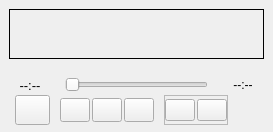
                          <widget class="QFrame" name="frame_container_media">
                           <property name="minimumSize">
                            <size>
                             <width>0</width>
                             <height>0</height>
                            </size>
                           </property>
                           <property name="frameShape">
                            <enum>QFrame::NoFrame</enum>
                           </property>
                           <property name="frameShadow">
                            <enum>QFrame::Raised</enum>
                           </property>
                           <layout class="QVBoxLayout" name="verticalLayout_12">
                            <property name="spacing">
                             <number>5</number>
                            </property>
                            <property name="leftMargin">
                             <number>0</number>
                            </property>
                            <property name="topMargin">
                             <number>0</number>
                            </property>
                            <property name="rightMargin">
                             <number>0</number>
                            </property>
                            <property name="bottomMargin">
                             <number>0</number>
                            </property>
                            <item>
                             <widget class="QScrollArea" name="scrollArea">
                              <property name="statusTip">
                               <string>Window show result image</string>
                              </property>
                              <property name="styleSheet">
                               <string notr="true"/>
                              </property>
                              <property name="frameShape">
                               <enum>QFrame::NoFrame</enum>
                              </property>
                              <property name="widgetResizable">
                               <bool>true</bool>
                              </property>
                              <widget class="QWidget" name="scrollAreaWidgetContents_5">
                               <property name="geometry">
                                <rect>
                                 <x>0</x>
                                 <y>0</y>
                                 <width>838</width>
                                 <height>738</height>
                                </rect>
                               </property>
                               <layout class="QHBoxLayout" name="horizontalLayout_8">
                                <item>
                                 <widget class="QLabel" name="label_result">
                                  <property name="minimumSize">
                                   <size>
                                    <width>0</width>
                                    <height>0</height>
                                   </size>
                                  </property>
                                  <property name="maximumSize">
                                   <size>
                                    <width>700</width>
                                    <height>170</height>
                                   </size>
                                  </property>
                                  <property name="frameShape">
                                   <enum>QFrame::Box</enum>
                                  </property>
                                  <property name="text">
                                   <string/>
                                  </property>
                                  <property name="scaledContents">
                                   <bool>true</bool>
                                  </property>
                                 </widget>
                                </item>
                               </layout>
                              </widget>
                             </widget>
                            </item>
                            <item>
                             <widget class="QFrame" name="frame_video_controller">
                              <property name="maximumSize">
                               <size>
                                <width>16777215</width>
                                <height>60</height>
                               </size>
                              </property>
                              <property name="styleSheet">
                               <string notr="true"/>
                              </property>
                              <property name="frameShape">
                               <enum>QFrame::NoFrame</enum>
                              </property>
                              <property name="frameShadow">
                               <enum>QFrame::Raised</enum>
                              </property>
                              <layout class="QHBoxLayout" name="horizontalLayout_18">
                               <property name="spacing">
                                <number>5</number>
                               </property>
                               <property name="leftMargin">
                                <number>0</number>
                               </property>
                               <property name="topMargin">
                                <number>0</number>
                               </property>
                               <property name="rightMargin">
                                <number>0</number>
                               </property>
                               <property name="bottomMargin">
                                <number>5</number>
                               </property>
                               <item>
                                <widget class="QFrame" name="frame_28">
                                 <property name="frameShape">
                                  <enum>QFrame::NoFrame</enum>
                                 </property>
                                 <property name="frameShadow">
                                  <enum>QFrame::Raised</enum>
                                 </property>
                                 <layout class="QVBoxLayout" name="verticalLayout_10">
                                  <property name="spacing">
                                   <number>0</number>
                                  </property>
                                  <property name="leftMargin">
                                   <number>0</number>
                                  </property>
                                  <property name="topMargin">
                                   <number>2</number>
                                  </property>
                                  <property name="rightMargin">
                                   <number>5</number>
                                  </property>
                                  <property name="bottomMargin">
                                   <number>0</number>
                                  </property>
                                  <item>
                                   <widget class="QFrame" name="frame_25">
                                    <property name="minimumSize">
                                     <size>
                                      <width>0</width>
                                      <height>20</height>
                                     </size>
                                    </property>
                                    <property name="maximumSize">
                                     <size>
                                      <width>16777215</width>
                                      <height>20</height>
                                     </size>
                                    </property>
                                    <property name="frameShape">
                                     <enum>QFrame::NoFrame</enum>
                                    </property>
                                    <property name="frameShadow">
                                     <enum>QFrame::Raised</enum>
                                    </property>
                                    <layout class="QHBoxLayout" name="horizontalLayout_19">
                                     <property name="spacing">
                                      <number>10</number>
                                     </property>
                                     <property name="leftMargin">
                                      <number>5</number>
                                     </property>
                                     <property name="topMargin">
                                      <number>0</number>
                                     </property>
                                     <property name="rightMargin">
                                      <number>0</number>
                                     </property>
                                     <property name="bottomMargin">
                                      <number>0</number>
                                     </property>
                                     <item>
                                      <widget class="QLabel" name="label_curent_time">
                                       <property name="minimumSize">
                                        <size>
                                         <width>50</width>
                                         <height>0</height>
                                        </size>
                                       </property>
                                       <property name="maximumSize">
                                        <size>
                                         <width>16777215</width>
                                         <height>16777215</height>
                                        </size>
                                       </property>
                                       <property name="font">
                                        <font>
                                         <family>Segoe UI</family>
                                         <pointsize>10</pointsize>
                                         <weight>50</weight>
                                         <italic>false</italic>
                                         <bold>false</bold>
                                        </font>
                                       </property>
                                       <property name="text">
                                        <string>--:--</string>
                                       </property>
                                       <property name="alignment">
                                        <set>Qt::AlignCenter</set>
                                       </property>
                                      </widget>
                                     </item>
                                     <item>
                                      <widget class="QSlider" name="slider_video_time">
                                       <property name="maximum">
                                        <number>100</number>
                                       </property>
                                       <property name="pageStep">
                                        <number>2</number>
                                       </property>
                                       <property name="orientation">
                                        <enum>Qt::Horizontal</enum>
                                       </property>
                                      </widget>
                                     </item>
                                     <item>
                                      <widget class="QLabel" name="label_total_time">
                                       <property name="minimumSize">
                                        <size>
                                         <width>50</width>
                                         <height>0</height>
                                        </size>
                                       </property>
                                       <property name="maximumSize">
                                        <size>
                                         <width>40</width>
                                         <height>20</height>
                                        </size>
                                       </property>
                                       <property name="text">
                                        <string>--:--</string>
                                       </property>
                                       <property name="alignment">
                                        <set>Qt::AlignCenter</set>
                                       </property>
                                      </widget>
                                     </item>
                                    </layout>
                                   </widget>
                                  </item>
                                  <item>
                                   <widget class="QFrame" name="frame_26">
                                    <property name="maximumSize">
                                     <size>
                                      <width>16777215</width>
                                      <height>16777215</height>
                                     </size>
                                    </property>
                                    <property name="frameShape">
                                     <enum>QFrame::NoFrame</enum>
                                    </property>
                                    <property name="frameShadow">
                                     <enum>QFrame::Raised</enum>
                                    </property>
                                    <layout class="QHBoxLayout" name="horizontalLayout_20">
                                     <property name="spacing">
                                      <number>10</number>
                                     </property>
                                     <property name="leftMargin">
                                      <number>15</number>
                                     </property>
                                     <property name="topMargin">
                                      <number>0</number>
                                     </property>
                                     <property name="rightMargin">
                                      <number>0</number>
                                     </property>
                                     <property name="bottomMargin">
                                      <number>2</number>
                                     </property>
                                     <item>
                                      <widget class="QPushButton" name="play_pause_button">
                                       <property name="sizePolicy">
                                        <sizepolicy hsizetype="Preferred" vsizetype="Expanding">
                                         <horstretch>0</horstretch>
                                         <verstretch>0</verstretch>
                                        </sizepolicy>
                                       </property>
                                       <property name="minimumSize">
                                        <size>
                                         <width>0</width>
                                         <height>0</height>
                                        </size>
                                       </property>
                                       <property name="maximumSize">
                                        <size>
                                         <width>35</width>
                                         <height>16777215</height>
                                        </size>
                                       </property>
                                       <property name="toolTip">
                                        <string>Play or Pause video</string>
                                       </property>
                                       <property name="styleSheet">
                                        <string notr="true"/>
                                       </property>
                                       <property name="text">
                                        <string/>
                                       </property>
                                       <property name="iconSize">
                                        <size>
                                         <width>20</width>
                                         <height>20</height>
                                        </size>
                                       </property>
                                       <property name="checkable">
                                        <bool>false</bool>
                                       </property>
                                      </widget>
                                     </item>
                                     <item>
                                      <widget class="QFrame" name="horizontalFrame_3">
                                       <property name="maximumSize">
                                        <size>
                                         <width>16777215</width>
                                         <height>16777215</height>
                                        </size>
                                       </property>
                                       <layout class="QHBoxLayout" name="horizontalLayout_3">
                                        <property name="spacing">
                                         <number>2</number>
                                        </property>
                                        <property name="leftMargin">
                                         <number>0</number>
                                        </property>
                                        <property name="topMargin">
                                         <number>3</number>
                                        </property>
                                        <property name="rightMargin">
                                         <number>0</number>
                                        </property>
                                        <property name="bottomMargin">
                                         <number>3</number>
                                        </property>
                                        <item>
                                         <widget class="QPushButton" name="rewind_button">
                                          <property name="sizePolicy">
                                           <sizepolicy hsizetype="Minimum" vsizetype="Expanding">
                                            <horstretch>0</horstretch>
                                            <verstretch>0</verstretch>
                                           </sizepolicy>
                                          </property>
                                          <property name="minimumSize">
                                           <size>
                                            <width>30</width>
                                            <height>0</height>
                                           </size>
                                          </property>
                                          <property name="maximumSize">
                                           <size>
                                            <width>25</width>
                                            <height>16777215</height>
                                           </size>
                                          </property>
                                          <property name="toolTip">
                                           <string>Rewind playback in 5 seconds</string>
                                          </property>
                                          <property name="text">
                                           <string/>
                                          </property>
                                          <property name="iconSize">
                                           <size>
                                            <width>18</width>
                                            <height>18</height>
                                           </size>
                                          </property>
                                         </widget>
                                        </item>
                                        <item>
                                         <widget class="QPushButton" name="stop_button">
                                          <property name="sizePolicy">
                                           <sizepolicy hsizetype="Minimum" vsizetype="Expanding">
                                            <horstretch>0</horstretch>
                                            <verstretch>0</verstretch>
                                           </sizepolicy>
                                          </property>
                                          <property name="minimumSize">
                                           <size>
                                            <width>30</width>
                                            <height>0</height>
                                           </size>
                                          </property>
                                          <property name="maximumSize">
                                           <size>
                                            <width>25</width>
                                            <height>16777215</height>
                                           </size>
                                          </property>
                                          <property name="toolTip">
                                           <string>Stop playback</string>
                                          </property>
                                          <property name="text">
                                           <string/>
                                          </property>
                                          <property name="iconSize">
                                           <size>
                                            <width>18</width>
                                            <height>18</height>
                                           </size>
                                          </property>
                                         </widget>
                                        </item>
                                        <item>
                                         <widget class="QPushButton" name="forward_button">
                                          <property name="sizePolicy">
                                           <sizepolicy hsizetype="Minimum" vsizetype="Expanding">
                                            <horstretch>0</horstretch>
                                            <verstretch>0</verstretch>
                                           </sizepolicy>
                                          </property>
                                          <property name="minimumSize">
                                           <size>
                                            <width>30</width>
                                            <height>0</height>
                                           </size>
                                          </property>
                                          <property name="maximumSize">
                                           <size>
                                            <width>25</width>
                                            <height>16777215</height>
                                           </size>
                                          </property>
                                          <property name="toolTip">
                                           <string>Forward playback in 5 seconds</string>
                                          </property>
                                          <property name="text">
                                           <string/>
                                          </property>
                                          <property name="iconSize">
                                           <size>
                                            <width>18</width>
                                            <height>18</height>
                                           </size>
                                          </property>
                                         </widget>
                                        </item>
                                       </layout>
                                      </widget>
                                     </item>
                                     <item>
                                      <widget class="QFrame" name="frame_5">
                                       <property name="minimumSize">
                                        <size>
                                         <width>20</width>
                                         <height>0</height>
                                        </size>
                                       </property>
                                       <property name="frameShape">
                                        <enum>QFrame::StyledPanel</enum>
                                       </property>
                                       <property name="frameShadow">
                                        <enum>QFrame::Raised</enum>
                                       </property>
                                       <layout class="QHBoxLayout" name="horizontalLayout_21">
                                        <property name="spacing">
                                         <number>2</number>
                                        </property>
                                        <property name="leftMargin">
                                         <number>0</number>
                                        </property>
                                        <property name="topMargin">
                                         <number>3</number>
                                        </property>
                                        <property name="rightMargin">
                                         <number>0</number>
                                        </property>
                                        <property name="bottomMargin">
                                         <number>3</number>
                                        </property>
                                        <item>
                                         <widget class="QPushButton" name="screenshoot_button">
                                          <property name="sizePolicy">
                                           <sizepolicy hsizetype="Minimum" vsizetype="Expanding">
                                            <horstretch>0</horstretch>
                                            <verstretch>0</verstretch>
                                           </sizepolicy>
                                          </property>
                                          <property name="minimumSize">
                                           <size>
                                            <width>30</width>
                                            <height>0</height>
                                           </size>
                                          </property>
                                          <property name="maximumSize">
                                           <size>
                                            <width>25</width>
                                            <height>16777215</height>
                                           </size>
                                          </property>
                                          <property name="toolTip">
                                           <string>Screenshoot</string>
                                          </property>
                                          <property name="text">
                                           <string/>
                                          </property>
                                          <property name="iconSize">
                                           <size>
                                            <width>18</width>
                                            <height>18</height>
                                           </size>
                                          </property>
                                         </widget>
                                        </item>
                                        <item>
                                         <widget class="QPushButton" name="record_button">
                                          <property name="sizePolicy">
                                           <sizepolicy hsizetype="Minimum" vsizetype="Expanding">
                                            <horstretch>0</horstretch>
                                            <verstretch>0</verstretch>
                                           </sizepolicy>
                                          </property>
                                          <property name="minimumSize">
                                           <size>
                                            <width>30</width>
                                            <height>0</height>
                                           </size>
                                          </property>
                                          <property name="maximumSize">
                                           <size>
                                            <width>25</width>
                                            <height>16777215</height>
                                           </size>
                                          </property>
                                          <property name="toolTip">
                                           <string>Record video</string>
                                          </property>
                                          <property name="text">
                                           <string/>
                                          </property>
                                          <property name="iconSize">
                                           <size>
                                            <width>18</width>
                                            <height>18</height>
                                           </size>
                                          </property>
                                          <property name="checkable">
                                           <bool>true</bool>
                                          </property>
                                          <property name="checked">
                                           <bool>false</bool>
                                          </property>
                                         </widget>
                                        </item>
                                       </layout>
                                      </widget>
                                     </item>
                                     <item>
                                      <spacer name="horizontalSpacer_3">
                                       <property name="orientation">
                                        <enum>Qt::Horizontal</enum>
                                       </property>
                                       <property name="sizeHint" stdset="0">
                                        <size>
                                         <width>40</width>
                                         <height>20</height>
                                        </size>
                                       </property>
                                      </spacer>
                                     </item>
                                    </layout>
                                   </widget>
                                  </item>
                                 </layout>
                                </widget>
                               </item>
                              </layout>
                             </widget>
                            </item>
                           </layout>
                          </widget>
